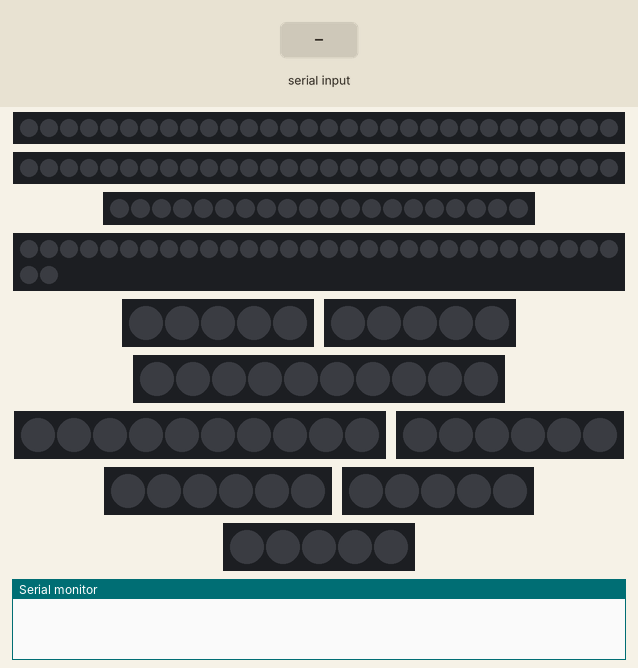
Recording of a sketch running on a simulated Arduino Uno, built with avr-gcc and run on an emulated ATmega328P. Shown: 2 × 30 RGB LEDs in strip order, left to right, 20 RGB LEDs in strip order, left to right, 32 RGB LEDs in strip order, left to right, continuing on the next row, 4 × 5 RGB LEDs in strip order, left to right, 2 × 10 RGB LEDs in strip order, left to right, 2 × 6 RGB LEDs in strip order, left to right, the last lines printed to the serial monitor. The test bench sets the inputs (shaded band). Dim RGB values are drawn brighter than linear.

Above: at 1.2 s.
1.3 s: "2" received over Serial
At 1.56 s:
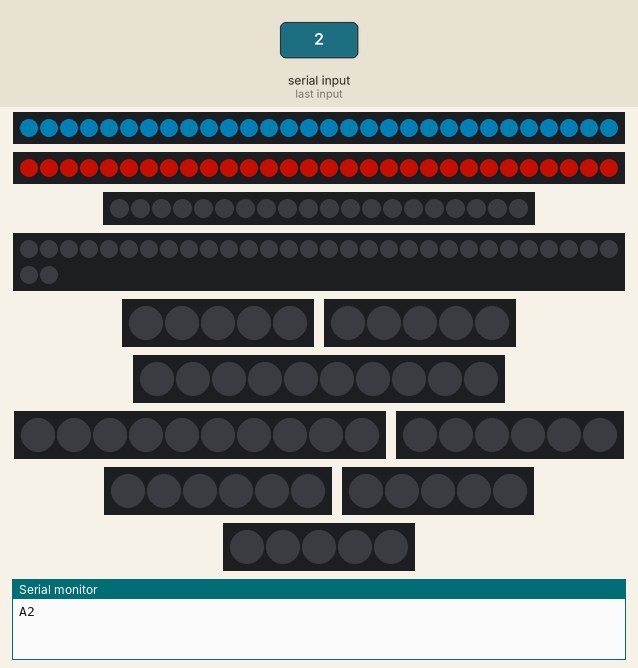
3.0 s: "3" received over Serial
At 3.11 s:
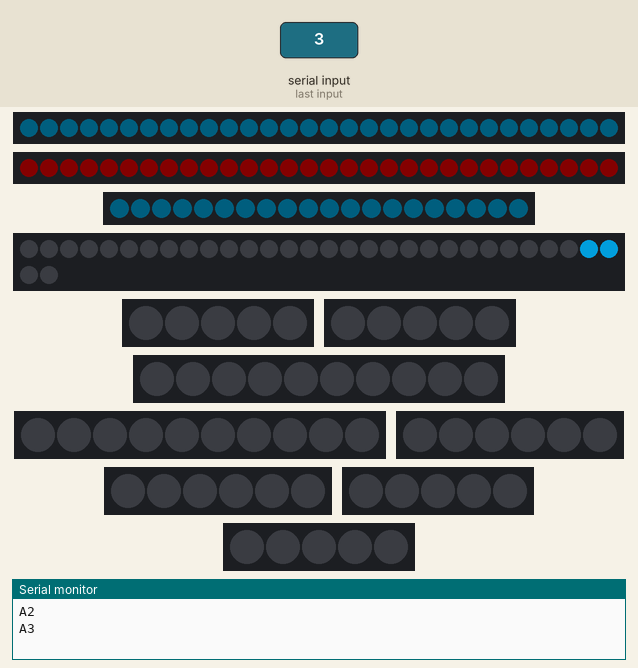
4.7 s: "4" received over Serial
At 5.02 s:
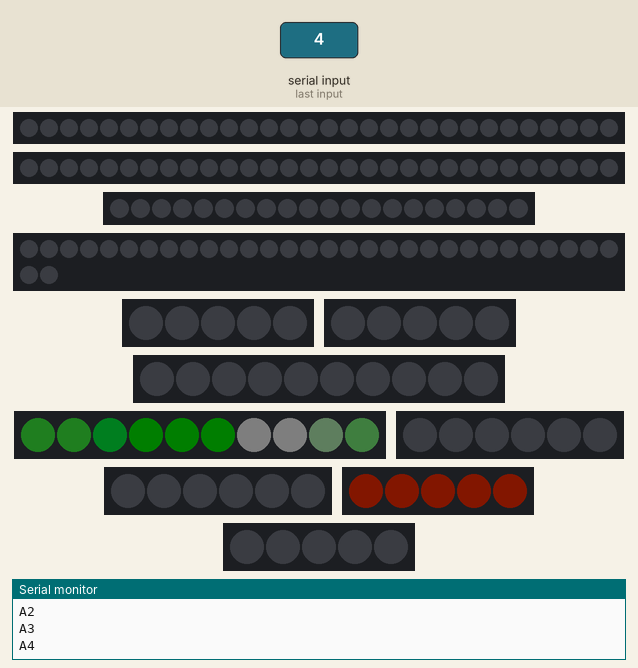
6.6 s: "1" received over Serial
At 6.74 s:
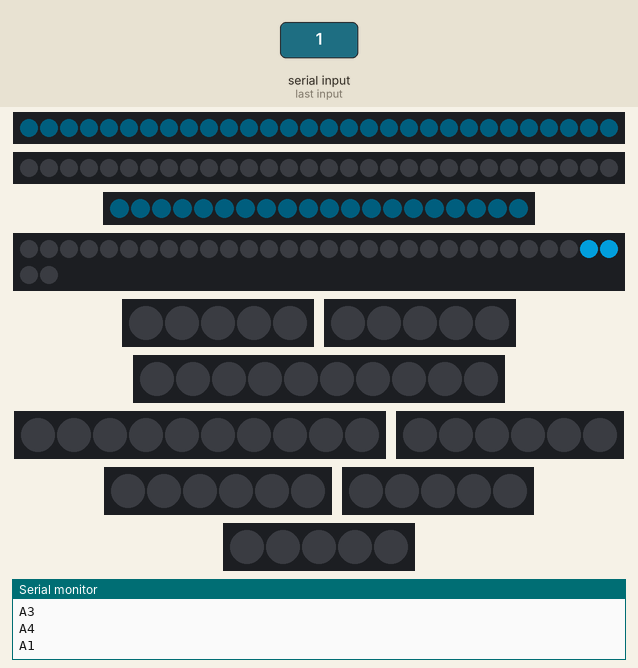
8.4 s: "6" received over Serial
At 8.53 s:
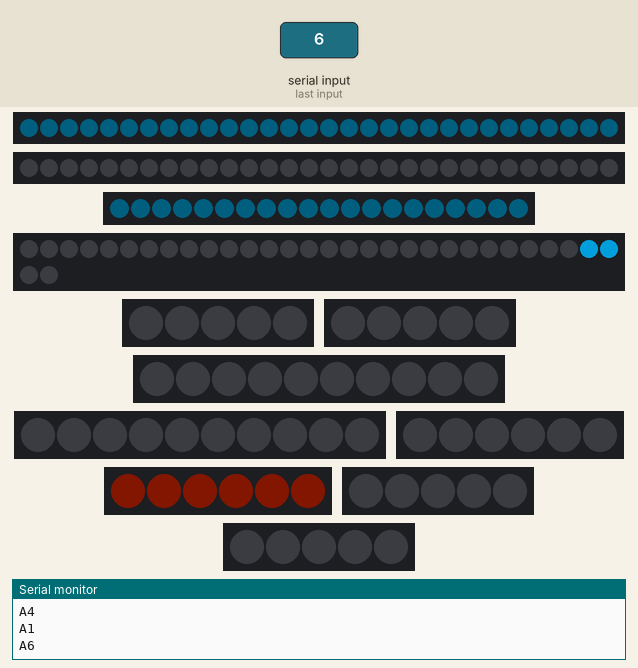
10.2 s: "7" received over Serial
At 16.67 s:
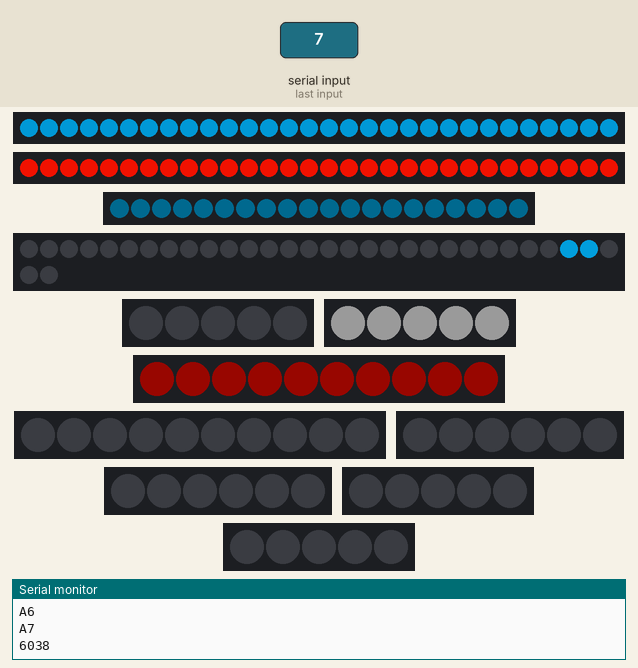
Timing chart, 0 to 19.5 s (numbered marks = the images above; inputs shaded):
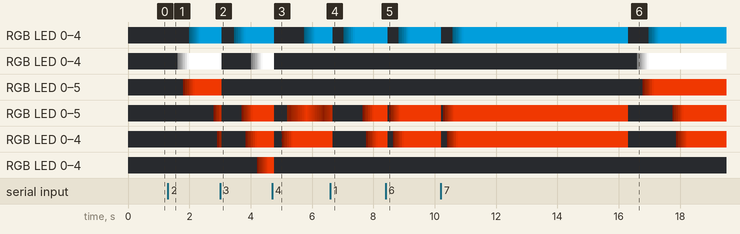

Measured:
- after the input at 1.3 s, RGB LED 0–5: off → RGB(6, 1, 0) after 1.5 s, → RGB(21, 5, 0) 0.06 s later, → RGB(46, 10, 0) 0.06 s later, → RGB(82, 19, 0) 0.06 s later; RGB LED 0–4: off → RGB(6, 1, 0) after 1.6 s, → RGB(21, 5, 0) 0.06 s later; the LEDs: first change after 0.08 s (image 1 shows a later state)
- after the input at 3.0 s, the LEDs: first change after 0.05 s (image 2 shows a later state)
- after the input at 4.7 s, the LEDs: first differ from a run without the input after 0.07 s (image 3 shows a later state)
- after the input at 6.6 s, the LEDs: first differ from a run without the input after 0.08 s (image 4 shows a later state)

The sketch:

sketch_nov22a_chrono.ino
```cpp
#include "FastLED.h"
#include "Chrono.h"

#define ReceiveCOM() \
  { \
    if (Serial.available()) { \
      NewCommand = (char)Serial.read(); \
      if (NewCommand != LastCommand) { \
        LastCommand = NewCommand; \
        Serial.println(String("A") + String(NewCommand)); \
        return; \
      } \
    } \
  }
Chrono ChronoA, ChronoB;
const uint8_t N2 = 30, NMNO = 30, NB = 20, NC = 32, ND = 5, NE = 5, NF = 10;
const uint8_t NA = 10, NG = 6, NH = 6, NI1 = 5, NI2 = 5, NJ = 3, NK = 4;
//以上为不同灯带的灯珠数量，对于流动效果的灯带，需要精确的灯珠数量；
//对于纯色的灯带，程序中的灯珠数量大于等于真实灯珠数量即可，无需精确。

CRGB L2[N2], LMNO[NMNO], LB[NB], LC[NC], LD[ND], LE[NE], LF[NF], LA[NA], LG[NG];
CRGB LH[NH], LI1[NI1], LI2[NI2], LJ[NJ], LK[NK], LL1[1], LL2[1], LL3[1], LL4[1];

CRGB L1_4Color = CRGB(230, 255, 230);

struct {
  const uint8_t h = 7;
  const uint8_t s = 250;
} MyRed;
struct {
  const uint8_t h = 140;
  const uint8_t s = 250;
} MyBlue;
struct {
  const uint8_t h = 18;
  const uint8_t s = 240;
} MyYellow;
struct {
  const uint8_t h = 100;
  const uint8_t s = 240;
} MyGreen;
// 以上结构体中的h和s，都是用于HSV颜色中的H和S.

const uint8_t ArrayAxisLen = NK;  // NK = 4
uint8_t flowArrayAxis[ArrayAxisLen] = { 255, 255, 50, 0 };

const uint8_t ArrayHighWireLen = NC;  // NC = 32
uint8_t flowArrayHighWire[ArrayHighWireLen] = { 0 };
uint8_t flowArrayHighWireInv[ArrayHighWireLen] = { 255, 255, 0 };
// flowArrayHighWire数组，前面都是0，最后两个元素是255(在void setup()中进行赋值)；
// flowArrayHighWireInv数组，前两个元素255，后面都是0.

const uint8_t ArrayWheelLen = NA;  // NA = 10
uint8_t flowArrayWheel[ArrayWheelLen];

const uint8_t BriLen = 150;
uint8_t Bri[BriLen] = { 0, 40, 80, 120, 160, 200, 240, 255 };
uint8_t WheelBri[BriLen] = { 0, 30, 60, 90, 120, 150, 180, 180 };
// 存储渐亮亮度的数组，255之后的元素也全是255，在void setup()中进行赋值。

bool BreathPlusMinus;
uint8_t BreathBright = 0;

char LastCommand, NewCommand;

long tempMillis;
int j1, j2;
uint8_t WheelDelayTime;

void setup() {
  LEDS.addLeds<WS2812, 31, GRB>(L2, N2);  // 初始化光带
  LEDS.addLeds<WS2812, 3, GRB>(LMNO, NMNO);
  LEDS.addLeds<WS2812, 4, GRB>(LB, NB);
  LEDS.addLeds<WS2812, 5, GRB>(LC, NC);
  LEDS.addLeds<WS2812, 6, GRB>(LD, ND);
  LEDS.addLeds<WS2812, 7, GRB>(LE, NE);
  LEDS.addLeds<WS2812, 8, GRB>(LF, NF);

  LEDS.addLeds<WS2812, 34, GRB>(LA, NA);

  LEDS.addLeds<WS2812, 23, GRB>(LG, NG);
  LEDS.addLeds<WS2812, 25, GRB>(LH, NH);
  LEDS.addLeds<WS2812, 27, GRB>(LI1, NI1);
  LEDS.addLeds<WS2812, 29, GRB>(LI2, NI2);
  LEDS.addLeds<WS2812, 22, GRB>(LJ, NJ);
  LEDS.addLeds<WS2812, 24, GRB>(LK, NK);
  LEDS.addLeds<WS2812, 26, GRB>(LL1, 1);
  LEDS.addLeds<WS2812, 28, GRB>(LL2, 1);
  LEDS.addLeds<WS2812, 30, GRB>(LL3, 1);
  LEDS.addLeds<WS2812, 32, GRB>(LL4, 1);

  FastLED.setBrightness(255);  // 设置光带亮度，范围为0 – 255
  LastCommand = '0';
  NewCommand = '0';
  Serial.begin(19200);

  for (int i = 0; i < ArrayWheelLen; ++i) {
    flowArrayWheel[i] = 25 * i;
  }

  flowArrayHighWire[ArrayHighWireLen - 2] = 255;
  flowArrayHighWire[ArrayHighWireLen - 1] = 255;

  for (int i = 8; i < BriLen; ++i) {
    Bri[i] = 255;
    WheelBri[i] = 180;
  }
}

void loop() {
  FastLED.clear();
  FastLED.show();
  switch (NewCommand) {
    case '0':  // 全部熄灭
      ReceiveCOM();
      // delay(10);
      // Serial.println("0");
      break;
    case '1':  // 纯电模式
      tempMillis = millis();

      for (uint8_t j = 0; j < 52; ++j) {
        ReceiveCOM();
        ChunDian(j, true, 15);
        delay(50);
      }
      Serial.println(millis() - tempMillis);
      Serial.println("e");
      break;
    case '2':  // 增程模式
      tempMillis = millis();

      for (uint8_t j = 0; j < 52; ++j) {
        ReceiveCOM();
        ZengCheng(j, true, true);
        delay(50);
      }
      Serial.println(millis() - tempMillis);
      Serial.println("e");
      break;
    case '3':  //  混动模式
      tempMillis = millis();

      for (uint8_t j = 0; j < 53; ++j) {
        ReceiveCOM();
        HunDong(j, true);
        delay(50);
      }
      Serial.println(millis() - tempMillis);
      Serial.println("e");
      break;
    case '4':  //  能量回收模式
      tempMillis = millis();

      BreathBright = 50;
      for (uint8_t j = 0; j < 53; ++j) {
        ReceiveCOM();
        HuiShou(j, true);
        delay(50);
      }
      Serial.println(millis() - tempMillis);
      Serial.println("e");
      break;
    case '5':  //  能量回收模式，长时间7s
      tempMillis = millis();
      BreathBright = 50;
      for (uint8_t j = 0; j < 122; ++j) {
        ReceiveCOM();
        HuiShou(j, true);
        delay(50);
      }
      Serial.println(millis() - tempMillis);
      Serial.println("e");
      break;
    case '6':  //  快，纯电2s+增程5s
      tempMillis = millis();

      j1 = 0, j2 = 0;
      WheelDelayTime = 60;
      while (j1 < 116) {
        ReceiveCOM();

        if (ChronoA.hasPassed(60)) {
          ChronoA.restart();
          if (j1 < 33) {
            ChunDian(j1, false, 0);
          } else {
            fill_solid(LL1, 1, CRGB(0, 0, 0));  // 模式灯，四选一
            ZengCheng(j1 - 33, false, false);
          }
          ++j1;
        }

        if (ChronoB.hasPassed(WheelDelayTime)) {
          ChronoB.restart();
          if (j2 > 0) {
            if (WheelDelayTime > 20) {
              WheelDelayTime -= 1;
            }
            for (int i = 0; i < NA; ++i) {
              LA[i] = CHSV(MyBlue.h, flowArrayWheel[(i + j2) % ArrayWheelLen], WheelBri[(j2 < 8 ? j2 : 10)]);
            }  // 上一行改成j2-10之类的。
               //WheelRotate(j2);
          }
          ++j2;
        }
      }
      Serial.println(millis() - tempMillis);
      Serial.println("e");
      break;

    case '7':  //  静，纯电5s+增程7s
      tempMillis = millis();
      j1 = 0, j2 = 0;
      while (j1 < 101) {
        ReceiveCOM();

        if (ChronoA.hasPassed(60)) {
          ChronoA.restart();
          ChunDian(j1++, false, 0);
        }
        if (ChronoB.hasPassed(60)) {
          ChronoB.restart();
          ++j2;
          if (j2 > 19) {
            WheelRotate(j2 - 19);
          }
        }
      }
      Serial.println(millis() - tempMillis);
      ////////////
      FastLED.clear();
      j1 = 0, j2 = 0;
      while (j1 < 101) {
        ReceiveCOM();
        if (ChronoA.hasPassed(60)) {
          ChronoA.restart();
          ZengCheng(j1++, false, true);
        }
        if (ChronoB.hasPassed(60)) {
          ChronoB.restart();
          ++j2;
          if (j2 > 26) {
            WheelRotate(j2 - 26);
          }
        }
      }
      Serial.println(millis() - tempMillis);
      Serial.println("e");
      break;
    case '8':  //  3.5s+3s+3s+5s+2s+3.5s
      tempMillis = millis();
      j1 = 0, j2 = 0;
      WheelDelayTime = 60;
      BreathBright = 50;
      while (j1 < 241) {
        ReceiveCOM();

        if (ChronoA.hasPassed(60)) {
          ChronoA.restart();
          if (j1 < 58) {
            ChunDian(j1, false, 0);
          } else if (j1 == 58) {
            FastLED.clear();
          } else if (j1 < 108) {
            ZengCheng(j1 - 58, false, false);
          } else if (j1 == 108) {
            FastLED.clear();
          } else if (j1 < 158) {
            HunDong(j1 - 108, false);
          } else if (j1 == 158) {
            FastLED.clear();
          } else {
            HuiShou(j1 - 158, false);
          }
          ++j1;
        }

        if (ChronoB.hasPassed(60)) {
          ChronoB.restart();
          if (j2 > 0 && j2 < 158) {  // 把j2>0改成j2>5之类的，可改变点亮时刻，注意下面CHSV中也要改成j2-5
            for (int i = 0; i < NA; ++i) {
              LA[i] = CHSV(MyBlue.h, flowArrayWheel[(i + j2) % ArrayWheelLen], WheelBri[(j2 < 8 ? j2 : 10)]);
            }
          } else {
            for (int i = 0; i < NA; ++i) {
              LA[i] = CHSV(MyGreen.h, flowArrayWheel[(i + j2) % ArrayWheelLen], 200);
            }
          }
          ++j2;
        }
      }

      FastLED.clear();
      FastLED.show();
      delay(2000);

      for (uint8_t j = 0; j < 80; ++j) {
        ReceiveCOM();
        ChunDian(j, true, 0);
        delay(50);
      }

      Serial.println(millis() - tempMillis);
      Serial.println("e");
      break;
    case '9':  //  待机，车轮和两个大灯呼吸
      BreathBright = 50;
      while (1) {
        ReceiveCOM();

        if (BreathBright >= 250) {
          BreathPlusMinus = false;
        }
        if (BreathBright <= 70) {
          BreathPlusMinus = true;
        }
        fill_solid(LA, NA, CHSV(0, 0, BreathBright));                  // 车轮，呼吸
        fill_solid(L2, N2, CHSV(MyBlue.h, MyBlue.s, BreathBright));    // 纯电大灯，呼吸
        fill_solid(LMNO, NMNO, CHSV(MyRed.h, MyRed.s, BreathBright));  // 燃油大灯，呼吸
        if (BreathPlusMinus == true) { BreathBright += 4; }
        if (BreathPlusMinus == false) { BreathBright -= 4; }

        FastLED.show();
        delay(10);
      }
      break;
    case 'a':  // 轮播1,2,3,4四种模式
      while (1) {
        for (uint8_t j = 0; j < 52; ++j) {
          ReceiveCOM();
          ChunDian(j, true, 15);
          delay(50);
        }
        FastLED.clear();

        for (uint8_t j = 0; j < 52; ++j) {
          ReceiveCOM();
          ZengCheng(j, true, true);
          delay(50);
        }
        FastLED.clear();

        for (uint8_t j = 0; j < 53; ++j) {
          ReceiveCOM();
          HunDong(j, true);
          delay(50);
        }
        FastLED.clear();

        BreathBright = 50;
        for (uint8_t j = 0; j < 53; ++j) {
          ReceiveCOM();
          HuiShou(j, true);
          delay(50);
        }
        FastLED.clear();
      }
      break;
  }
}

void WheelRotate(uint8_t j) {
  for (int i = 0; i < NA; ++i) {
    LA[i] = CHSV(MyBlue.h, flowArrayWheel[(i + j) % ArrayWheelLen], WheelBri[j]);
  }  // LA 车轮蓝、白光旋转
}

void ChunDian(uint8_t j, bool boolWheel, uint8_t LeftMotorStart) {
  fill_solid(LL1, 1, L1_4Color);                         // 纯电模式灯，四选一
  fill_solid(L2, N2, CHSV(MyBlue.h, MyBlue.s, Bri[j]));  //L2,蓝色，音盆右上角大灯
  fill_solid(LB, NB, CHSV(MyBlue.h, MyBlue.s, Bri[j]));  //LB,蓝色，电池8个灯

  if (boolWheel && j > 19) {
    for (int i = 0; i < NA; ++i) {
      LA[i] = CHSV(MyBlue.h, flowArrayWheel[(i + j) % ArrayWheelLen], WheelBri[j - 19]);
    }  // LA 车轮蓝、白光旋转
  }

  for (uint8_t i = 0; i < NC; ++i) {
    LC[i] = CHSV(MyBlue.h, MyBlue.s, flowArrayHighWire[(i + j * 2) % ArrayHighWireLen]);
  }             //电池到集成电机控制器，蓝色，保持 流动
  if (j > 5) {  // 集成电机控制器，蓝色，渐亮，落后于前面的流动
    fill_solid(LD, ND, CHSV(MyBlue.h, MyBlue.s, Bri[j - 5]));
  }
  if (j > LeftMotorStart) {  //LH，黄色，左侧大电机灯   // LeftMotorStart一般取15
    fill_solid(LH, NH, CHSV(MyYellow.h, MyYellow.s, Bri[j - LeftMotorStart]));
  }
  if (j > (LeftMotorStart + 2)) {  //LI1，黄色，左侧大电机轴灯、齿轮灯
    fill_solid(LJ, NJ, CHSV(0, 0, Bri[j - 17]));
    fill_solid(LI1, NI1, CHSV(MyYellow.h, MyYellow.s, Bri[j - (LeftMotorStart + 2)]));
  }
  FastLED.show();
}

void ZengCheng(uint8_t j, bool boolWheel, bool boolHighWireInv) {
  fill_solid(LL2, 1, L1_4Color);  // 模式灯，四选一
  fill_solid(L2, N2, CHSV(MyBlue.h, MyBlue.s, Bri[j]));
  fill_solid(LMNO, NMNO, CHSV(MyRed.h, MyRed.s, Bri[j]));

  if (j > 4) {
    fill_solid(LB, NB, CHSV(MyBlue.h, MyBlue.s, Bri[j - 4]));
    fill_solid(LF, NF, CHSV(MyRed.h, MyRed.s, Bri[j - 4]));
    fill_solid(LE, NE, CHSV(80, 0, Bri[j - 4]));
  }

  if (j > 6) {
    for (uint8_t i = 0; i < NK; ++i) {  // LK, 小电机轴灯，流动
      LK[i] = CHSV(0, 0, flowArrayAxis[(i + (j - 6)) % ArrayAxisLen]);
    }
  }

  if (j > 7) {
    fill_solid(LG, NG, CHSV(MyYellow.h, MyYellow.s, Bri[j - 7]));  // LG, 右侧小电机灯
  }
  //fill_solid(LI2, NI2, CHSV(MyYellow.h, MyYellow.s, 250));   // 右侧小电机齿轮灯


  if ((j > 5 && j < 31) || (!boolHighWireInv && j > 30)) {
    for (uint8_t i = 0; i < NC; ++i) {
      LC[i] = CHSV(MyBlue.h, MyBlue.s, flowArrayHighWire[(i + (j - 5) * 3) % ArrayHighWireLen]);
    }  //电池到集成电机控制器，蓝色，保持 流动
  }

  if (j > 10) {  // 集成电机控制器，蓝色，渐亮，落后于前面的流动
    fill_solid(LD, ND, CHSV(MyBlue.h, MyBlue.s, Bri[j - 10]));
  }
  if (j > 23) {  //LH，黄色，左侧大电机灯
    fill_solid(LH, NH, CHSV(MyYellow.h, MyYellow.s, Bri[j - 23]));
  }
  if (j > 25) {  //LI1，黄色，左侧大电机轴灯、齿轮灯
    fill_solid(LJ, NJ, CHSV(0, 0, Bri[j - 17]));
    fill_solid(LI1, NI1, CHSV(MyYellow.h, MyYellow.s, Bri[j - 25]));
  }

  if (boolWheel && j > 26) {
    for (int i = 0; i < NA; ++i) {
      LA[i] = CHSV(MyBlue.h, flowArrayWheel[(i + j) % ArrayWheelLen], WheelBri[j - 26]);
    }  // LA 车轮蓝、白光旋转
  }

  if (boolHighWireInv && j > 30) {  // 高压线灯光反流
    fill_solid(LC, NC, CHSV(0, 0, 0));
    for (uint8_t i = 0; i < NC; ++i) {
      LC[NC - i] = CHSV(MyBlue.h, MyBlue.s, flowArrayHighWireInv[(i + (j - 30) * 3) % ArrayHighWireLen]);
    }  //电池到集成电机控制器，蓝色，保持 流动
  }

  //delay(delayTime);
  FastLED.show();
  //}
}

void HunDong(uint8_t j, bool boolWheel) {
  fill_solid(LL3, 1, L1_4Color);  // 混动模式灯，四选一
  fill_solid(L2, N2, CHSV(MyBlue.h, MyBlue.s, Bri[j]));
  fill_solid(LMNO, NMNO, CHSV(MyRed.h, MyRed.s, Bri[j]));
  fill_solid(LB, NB, CHSV(MyBlue.h, MyBlue.s, Bri[j]));

  for (uint8_t i = 0; i < NC; ++i) {
    LC[i] = CHSV(MyBlue.h, MyBlue.s, flowArrayHighWire[(i + j * 2) % ArrayHighWireLen]);
  }  //电池到集成电机控制器，蓝色，保持 流动

  if (j > 6) {  // 集成电机控制器，蓝色，渐亮，落后于前面的流动
    fill_solid(LD, ND, CHSV(MyBlue.h, MyBlue.s, Bri[j - 6]));
  }
  if (j > 10) {  //LH，黄色，左侧大电机灯
    fill_solid(LH, NH, CHSV(MyYellow.h, MyYellow.s, Bri[j - 10]));
  }
  if (j > 12) {                                   //LI1，黄色，左侧大电机轴灯、齿轮灯
    fill_solid(LJ, NJ, CHSV(0, 0, Bri[j - 12]));  //左电机轴
    fill_solid(LI1, NI1, CHSV(MyYellow.h, MyYellow.s, Bri[j - 12]));
  }
  if (j > 15) {  // LF，活塞4灯  LE,发动机管理系统，一排小灯
    fill_solid(LF, NF, CHSV(MyRed.h, MyRed.s, Bri[j - 15]));
    fill_solid(LE, NE, CHSV(0, 0, Bri[j - 15]));
  }
  if (j > 18) {  // 小电机齿轮灯
    fill_solid(LI2, NI2, CHSV(MyYellow.h, MyYellow.s, Bri[j - 18]));
  }
  if (j > 22) {  // 小电机灯
    // fill_solid(LG, NG, CHSV(MyYellow.h, MyYellow.s, Bri[j - 22]));
    // for (uint8_t i = 0; i < NK; ++i) {  // LK, 小电机轴灯，流动
    //   LK[i] = CHSV(0, 0, flowArrayAxis[(i + j) % ArrayAxisLen]);
    // }
    fill_solid(LK, NK, CHSV(0, 0, Bri[j - 22]));
  }
  if (boolWheel && j > 13) {  //车轮
    for (int i = 0; i < NA; ++i) {
      LA[i] = CHSV(MyBlue.h, flowArrayWheel[(i + j) % ArrayWheelLen], WheelBri[j - 13]);
    }
  }
  FastLED.show();
}

void HuiShou(uint8_t j, bool boolWheel) {
  fill_solid(LL4, 1, L1_4Color);  // 模式灯，四选一
  if (boolWheel && j > 3) {
    for (int i = 0; i < NA; ++i) {
      LA[i] = CHSV(MyGreen.h, flowArrayWheel[(i + j) % ArrayWheelLen], WheelBri[j - 3]);
    }
  }

  if (j > 3) {  // 左电机齿轮和轴，渐亮
    fill_solid(LJ, NJ, CHSV(0, 0, Bri[j - 3]));
    fill_solid(LI1, NI1, CHSV(MyYellow.h, MyYellow.s, Bri[j - 3]));
  }

  if (j > 6) {
    if (BreathBright >= 250) {
      BreathPlusMinus = false;
    }
    if (BreathBright <= 70) {
      BreathPlusMinus = true;
    }
    fill_solid(LH, NH, CHSV(MyYellow.h, MyYellow.s, BreathBright));  // 左侧大电机灯，呼吸
    if (BreathPlusMinus == true) { BreathBright += 20; }
    if (BreathPlusMinus == false) { BreathBright -= 20; }
  }
  if (j > 9) {
    for (uint8_t i = 0; i < NC; ++i) {
      LC[NC - i] = CHSV(MyBlue.h, MyBlue.s, flowArrayHighWireInv[(i + (j - 9) * 2) % ArrayHighWireLen]);
    }
  }
  if (j > 15) {  // LD,集成控制器
    fill_solid(LD, ND, CHSV(MyBlue.h, MyBlue.s, Bri[j - 15]));
  }
  if (j > 18) {  // LB,电池包
    fill_solid(LB, NB, CHSV(MyBlue.h, MyBlue.s, Bri[j - 15]));
  }
  if (j > 23) {  // L2, 右上角纯电大灯
    fill_solid(L2, N2, CHSV(MyBlue.h, MyBlue.s, Bri[j - 23]));
  }

  FastLED.show();
}
```
